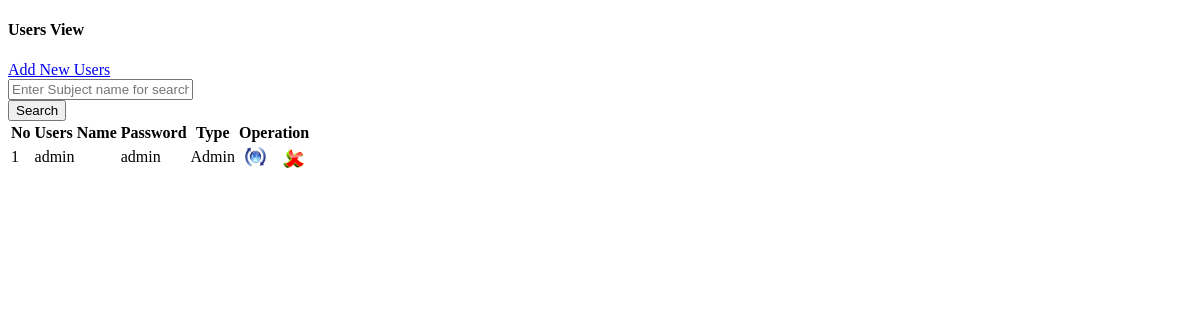
Before: /View_Users.php with the older database file.
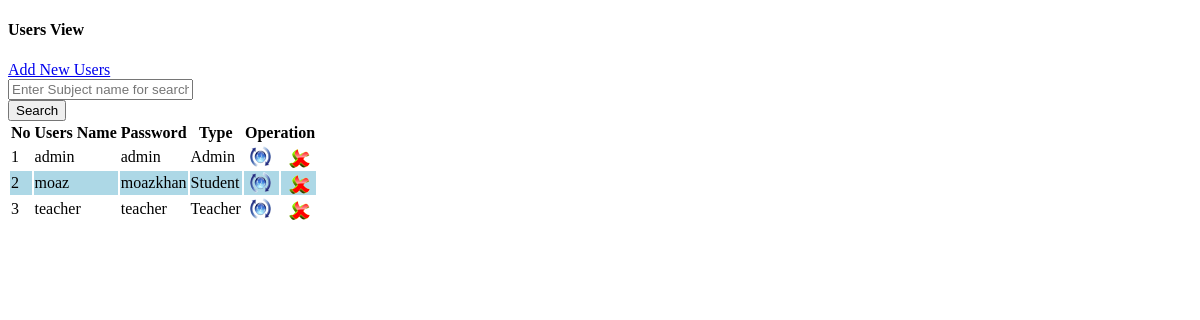
After: the same page with the newer database file.
### tables this page shows
CREATE TABLE `users_tbl` (
  `u_id` int(10) UNSIGNED NOT NULL,
  `username` varchar(50) NOT NULL,
  `password` varchar(30) NOT NULL,
  `type` char(10) NOT NULL
);

### View_Users.php (the view, shortened to what this page needs)
<!DOCTYPE html PUBLIC "-//W3C//DTD XHTML 1.0 Transitional//EN" "http://www.w3.org/TR/xhtml1/DTD/xhtml1-transitional.dtd">
<html xmlns="http://www.w3.org/1999/xhtml">
<head>
<link rel="stylesheet" type="text/css" href="css/style_view.css" />
</head>
<body>
<div class="col-md-12  view-form-style">
    <div class="col-md-12 entry-head margin-20b">
        <h4 class="left">Users View</h4>
        <a class="btn btn-primary right" <a href="?tag=susers_entry">Add New Users</a>
    </div>
    <form role="form" data-toggle="validator" method="post" class="form-horizontal">
        <div class="form-group">
            <div class="col-md-9 col-md-offset-1     col-xs-9 col-sm-10">
                <input type="text" class="form-control" name="searchtxt" Placeholder="Enter Subject name for search" autocomplete="off"/></div>
            <input type="submit" name="btnsearch" value="Search" class="btn btn-info"/>
        </div>
    </form>
<div class="table-responsive">
    <form method="post">
        <table class="table table-bordered">
        <tr>
            <th>No</th>
            <th>Users Name</th>
            <th>Password</th>
            <th>Type</th>
            <th colspan="2">Operation</th>
        </tr>
         <?php
		 $key="";
	if($key !="")
		$sql_sel=mysql_query("SElECT * FROM users_tbl WHERE username  like '%$key%' ");
	else
        $sql_sel=mysql_query("SELECT * FROM users_tbl");
    $i=0;
    while($row=mysql_fetch_array($sql_sel)){
    $i++;
    $color=($i%2==0)?"lightblue":"white";
    ?>
      <tr bgcolor="<?php echo $color?>">
            <td><?php echo $i;?></td>
            <td><?php echo $row['username'];?></td>
            <td><?php echo $row['password'];?></td>
            <td><?php echo $row['type'];?></td>
            <td align="center"><a href="?tag=susers_entry&opr=upd&rs_id=<?php echo $row['u_id'];?>" title="Upate"><img src="picture/update.png" /></a></td>
            <td align="center"><a href="?tag=view_users&opr=del&rs_id=<?php echo $row['u_id'];?>" title="Delete"><img src="picture/delete.png" /></a></td>
        </tr>
    <?php
    }
    ?>
     </table>
   </form>
</div>
</body>
</html>

Changed rows visible on the page:
added users_tbl: username "moaz", password "moazkhan", type "Student"
added users_tbl: username "teacher", password "teacher", type "Teacher"
